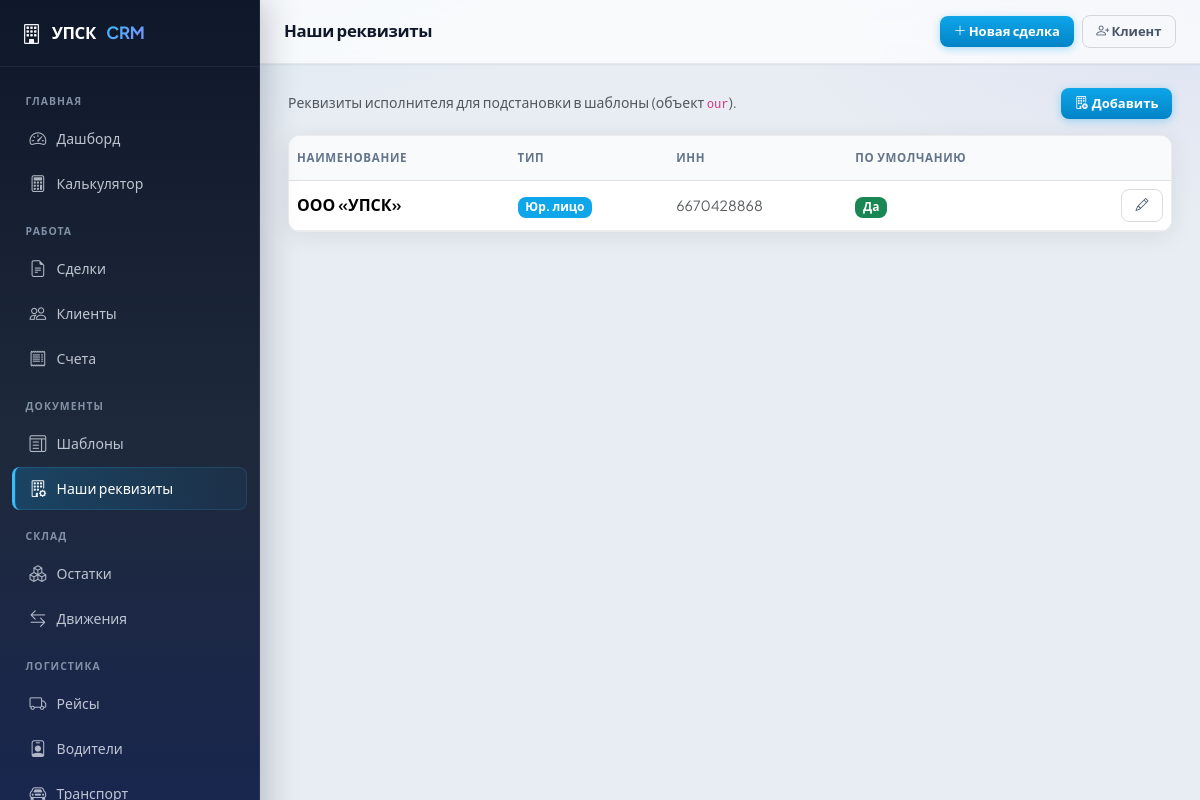
Screenshot of /documents/our/ with the database file from the repository.
### documents/models.py (models this page shows, shortened)
class OurLegalEntity(models.Model):
    ENTITY_TYPE_CHOICES = [
        ('individual', 'Физическое лицо / ИП'),
        ('company', 'Юридическое лицо'),
    ]
    entity_type = models.CharField('Тип', max_length=20, choices=ENTITY_TYPE_CHOICES, default='company')
    name = models.CharField('Краткое наименование / ФИО', max_length=255)
    is_default = models.BooleanField('Использовать по умолчанию', default=False)
    phone = models.CharField('Телефон', max_length=50, blank=True)
    email = models.EmailField('Email', blank=True)
    address = models.TextField('Почтовый адрес', blank=True)
    city = models.CharField('Город', max_length=100, default='Екатеринбург', blank=True)
    notes = models.TextField('Примечания', blank=True)
    passport_series = models.CharField('Серия паспорта', max_length=10, blank=True)
    passport_number = models.CharField('Номер паспорта', max_length=20, blank=True)
    passport_issued_by = models.CharField('Кем выдан', max_length=255, blank=True)
    passport_issued_date = models.DateField('Дата выдачи паспорта', null=True, blank=True)
    birth_date = models.DateField('Дата рождения', null=True, blank=True)
    registration_address = models.TextField('Адрес регистрации', blank=True)
    company_full_name = models.CharField('Полное наименование', max_length=500, blank=True)
    inn = models.CharField('ИНН', max_length=20, blank=True)
    kpp = models.CharField('КПП', max_length=20, blank=True)
    ogrn = models.CharField('ОГРН / ОГРНИП', max_length=20, blank=True)
    director = models.CharField('Подписант (ФИО полностью)', max_length=255, blank=True)
    director_short = models.CharField('Подписант (И.О. Фамилия)', max_length=100, blank=True)
    director_title = models.CharField('Должность подписанта', max_length=100, default='Директор', blank=True)
    legal_address = models.TextField('Юридический адрес', blank=True)
    bank_name = models.CharField('Банк', max_length=255, blank=True)
    bank_account = models.CharField('Расчётный счёт', max_length=30, blank=True)
    bank_bik = models.CharField('БИК', max_length=20, blank=True)
    bank_corr_account = models.CharField('Корр. счёт', max_length=30, blank=True)
    created_at = models.DateTimeField('Создано', auto_now_add=True)
    updated_at = models.DateTimeField('Обновлено', auto_now=True)
    class Meta:
        verbose_name = 'Наше юр. лицо / ИП'
        verbose_name_plural = 'Наши юр. лица и ИП'
        ordering = ['-is_default', 'name']
    @property
    def is_company(self):
        return self.entity_type == 'company'

### documents/views.py (the view)
# urls.py: path('our/', views.our_entity_list, name='documents_our_entity_list'),
def our_entity_list(request):
    return render(request, 'documents/our_entity_list.html', {
        'entities': OurLegalEntity.objects.all(),
        'page_title': 'Наши реквизиты',
    })

### templates/documents/our_entity_list.html
{% extends "base.html" %}
{% block nav_documents_our %}active{% endblock %}
{% block content %}
<div class="d-flex justify-content-between align-items-center mb-3 flex-wrap gap-2">
  <p class="text-muted small mb-0">Реквизиты исполнителя для подстановки в шаблоны (объект <code>our</code>).</p>
  <a href="{% url 'documents_our_entity_create' %}" class="btn btn-primary btn-sm"><i class="bi bi-building-add me-1"></i>Добавить</a>
</div>
<div class="card">
  <div class="table-responsive">
    <table class="table table-hover align-middle mb-0">
      <thead>
        <tr><th>Наименование</th><th>Тип</th><th>ИНН</th><th>По умолчанию</th><th></th></tr>
      </thead>
      <tbody>
        {% for e in entities %}
        <tr>
          <td class="fw-semibold">{{ e.name }}</td>
          <td>{% if e.is_company %}<span class="badge bg-primary">Юр. лицо</span>{% else %}<span class="badge bg-secondary">Физ. / ИП</span>{% endif %}</td>
          <td class="small text-muted">{{ e.inn|default:"—" }}</td>
          <td>{% if e.is_default %}<span class="badge bg-success">Да</span>{% else %}—{% endif %}</td>
          <td class="text-end">
            <a href="{% url 'documents_our_entity_edit' e.pk %}" class="btn btn-sm btn-outline-secondary"><i class="bi bi-pencil"></i></a>
          </td>
        </tr>
        {% empty %}
        <tr><td colspan="5" class="text-center text-muted py-4">Добавьте хотя бы один профиль исполнителя</td></tr>
        {% endfor %}
      </tbody>
    </table>
  </div>
</div>
{% endblock %}

### static/css/app.css (style rules this page uses)
:root { --sidebar-width: 260px; --topbar-height: 64px; --radius-sm: 8px; --radius-md: 12px; --radius-lg: 16px; --shadow-sm: 0 1px 2px rgba(15, 23, 42, 0.06); --shadow-md: 0 4px 24px rgba(15, 23, 42, 0.08); --shadow-lg: 0 12px 40px rgba(15, 23, 42, 0.12); --surface: #ffffff; --surface-2: #f8fafc; --border: rgba(15, 23, 42, 0.08); --accent: #0ea5e9; --accent-hover: #0284c7; --sidebar-bg: linear-gradient(180deg, #0f172a 0%, #1e293b 48%, #172554 100%); --sidebar-border: rgba(255, 255, 255, 0.06); --text-muted-custom: #64748b; --body-bg: #e8edf3; --bs-body-font-family: "Plus Jakarta Sans", system-ui, -apple-system, "Segoe UI", Roboto, sans-serif; --bs-primary: #0ea5e9; --bs-primary-rgb: 14, 165, 233; --bs-link-color: #0284c7; --bs-border-radius: var(--radius-sm); --bs-card-border-radius: var(--radius-md); }
*, *::before, *::after { box-sizing: border-box; }
body { font-family: var(--bs-body-font-family); background: var(--body-bg); background-image: radial-gradient(ellipse 120% 80% at 0% -20%, rgba(14, 165, 233, 0.12), transparent 50%), radial-gradient(ellipse 80% 60% at 100% 0%, rgba(99, 102, 241, 0.08), transparent 45%); background-attachment: fixed; color: #0f172a; -webkit-font-smoothing: antialiased; }
.card { border: 1px solid var(--border); border-radius: var(--radius-md); box-shadow: var(--shadow-md); background: var(--surface); overflow: hidden; }
.table { --bs-table-hover-bg: rgba(14, 165, 233, 0.04); }
.table thead th { font-size: 0.72rem; font-weight: 700; text-transform: uppercase; letter-spacing: 0.06em; color: var(--text-muted-custom) !important; border-bottom-width: 1px; padding-top: 0.85rem; padding-bottom: 0.85rem; background: var(--surface-2); }
.table tbody td { vertical-align: middle; border-color: var(--border); }
.btn { font-weight: 600; border-radius: var(--radius-sm); padding: 0.45rem 1rem; }
.btn-primary { background: linear-gradient(180deg, #0ea5e9 0%, #0284c7 100%); border: none; box-shadow: 0 2px 8px rgba(14, 165, 233, 0.35); }
.btn-sm { padding: 0.35rem 0.85rem; font-size: 0.8125rem; }
.btn-outline-secondary { border-color: rgba(15, 23, 42, 0.15); color: #475569; }

### rows the page displays
OurLegalEntity: name "ООО «УПСК»", entity_type "Юр. лицо", inn "6670428868", is_default "Да"

### other values shown
{{ page_title|default:"" }} "Наши реквизиты"
